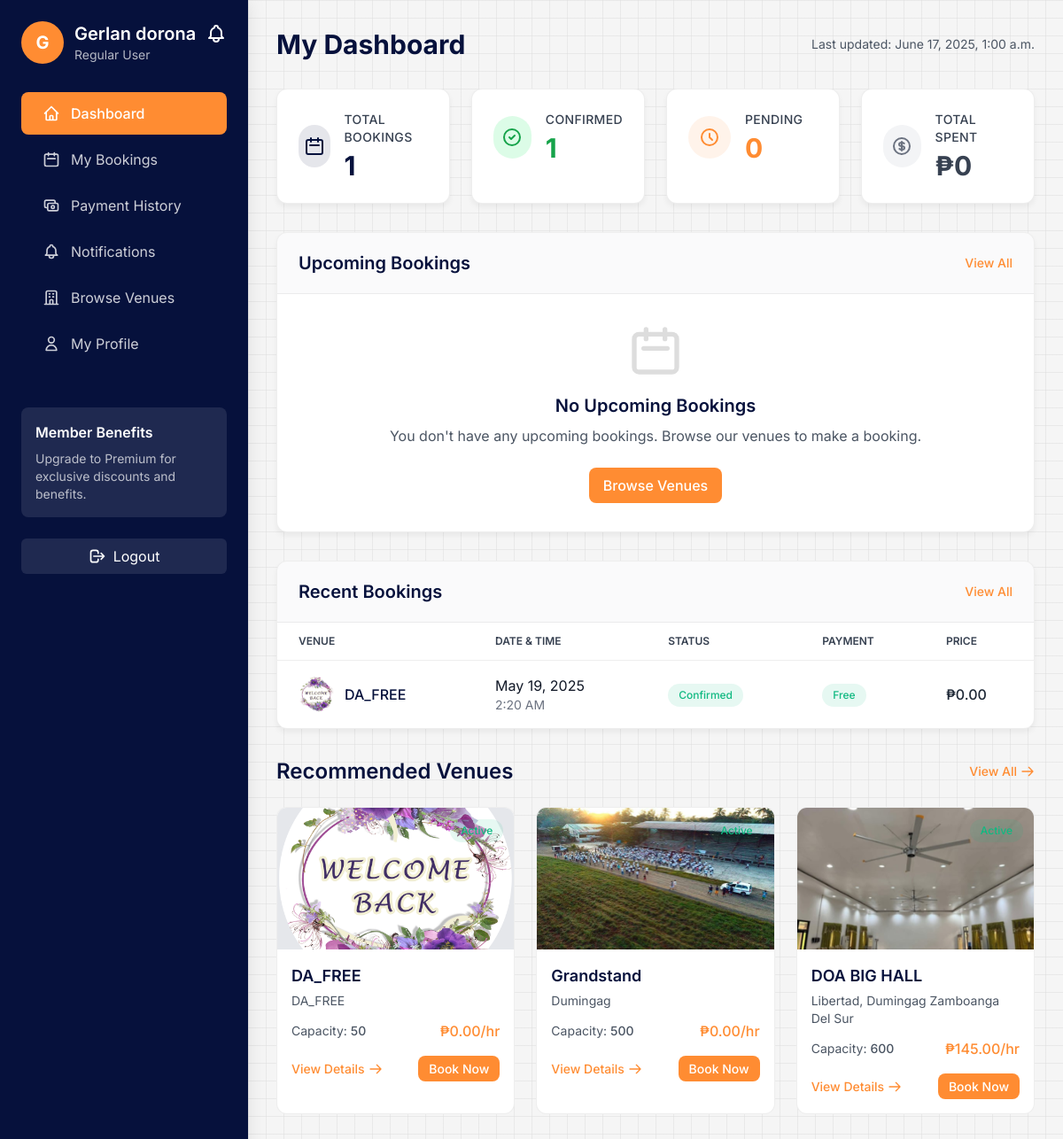
/dashboard/ (signed in), run on an earlier commit of the app's database.
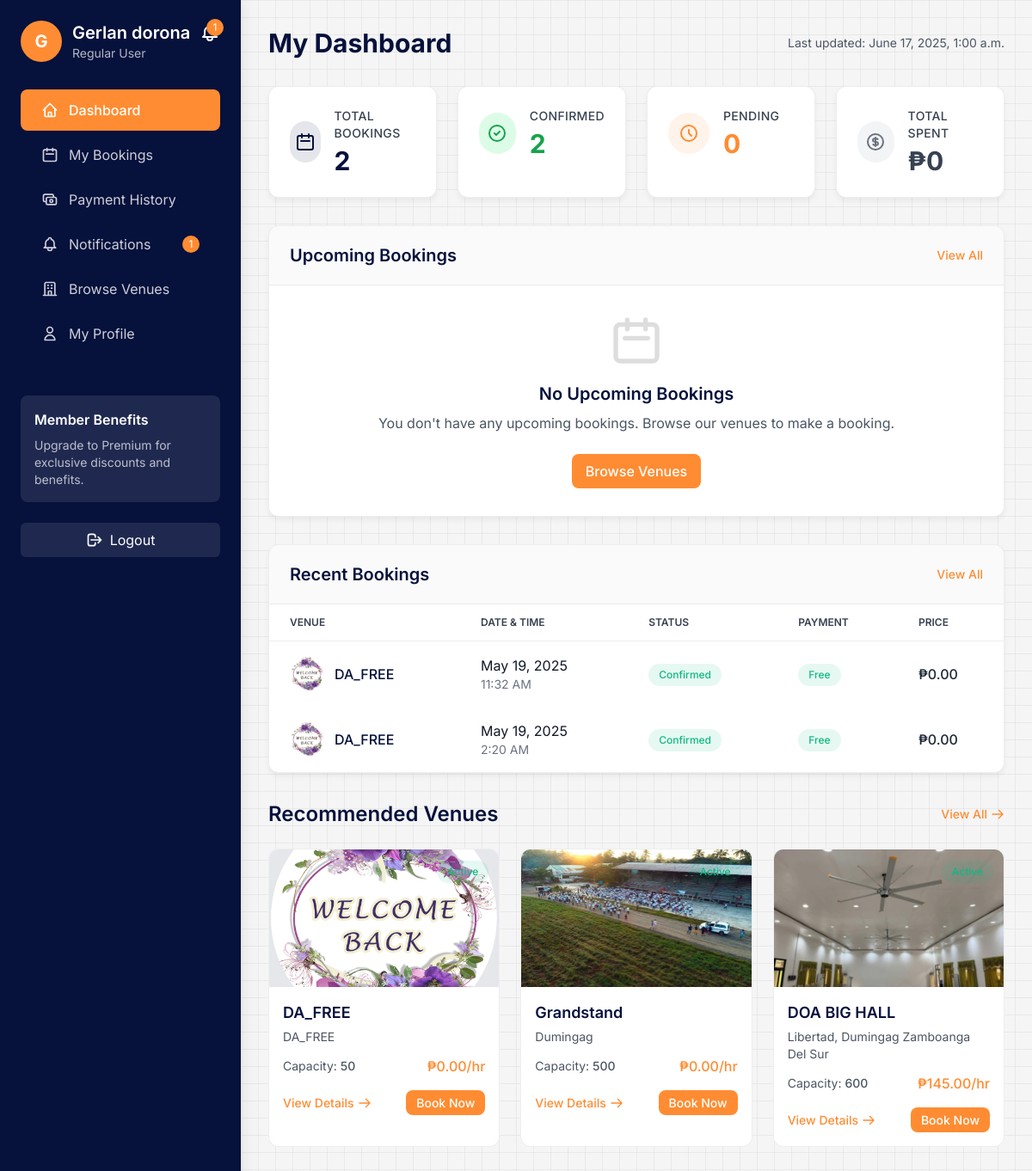
And on a later commit of the database.
### booking/models/booking.py (models this page shows, shortened)
class Booking(models.Model):
    STATUS_CHOICES = [
        ('pending', 'Pending'),
        ('confirmed', 'Confirmed'),
        ('cancelled', 'Cancelled'),
        ('free', 'Free Venue'),
    ]
    user = models.ForeignKey(User, on_delete=models.CASCADE, related_name='bookings')
    venue = models.ForeignKey(Venue, on_delete=models.CASCADE, related_name='bookings')
    time_slot = models.ForeignKey(TimeSlot, on_delete=models.CASCADE, related_name='bookings')
    num_guests = models.PositiveIntegerField()
    status = models.CharField(max_length=20, choices=STATUS_CHOICES, default='pending')
    special_requests = models.TextField(blank=True)
    total_price = models.DecimalField(max_digits=10, decimal_places=2)
    booking_date = models.DateTimeField(auto_now_add=True)
    def is_free_venue(self):
        return self.venue.hourly_rate == 0
    class Meta:
        ordering = ['-booking_date']

### booking/models/venue.py (models this page shows, shortened)
class Venue(models.Model):
    STATUS_CHOICES = [
        ('active', 'Active'),
        ('maintenance', 'Under Maintenance'),
        ('inactive', 'Inactive'),
    ]
    name = models.CharField(max_length=200)
    description = models.TextField()
    address = models.CharField(max_length=255)
    capacity = models.PositiveIntegerField()
    hourly_rate = models.DecimalField(max_digits=10, decimal_places=2)
    image = models.ImageField(upload_to='venues/', blank=True, null=True)
    categories = models.ManyToManyField(Category, related_name='venues')
    manager = models.ForeignKey(VenueManager, on_delete=models.SET_NULL, null=True, related_name='managed_venues')
    status = models.CharField(max_length=20, choices=STATUS_CHOICES, default='active')
    created_at = models.DateTimeField(auto_now_add=True)
    updated_at = models.DateTimeField(auto_now=True)
    class Meta:
        ordering = ['name']

### booking/models/time_slot.py (models this page shows, shortened)
class TimeSlot(models.Model):
    venue = models.ForeignKey(Venue, on_delete=models.CASCADE, related_name='time_slots')
    date = models.DateField()
    start_time = models.TimeField()
    end_time = models.TimeField()
    is_available = models.BooleanField(default=True)
    class Meta:
        ordering = ['date', 'start_time']
        unique_together = ['venue', 'date', 'start_time']

### booking/views/user_views.py (the view)
# urls.py: path('dashboard/', views.user_dashboard, name='user_dashboard'),
@login_required
def user_dashboard(request):
    from booking.models import UserProfile
    profile, created = UserProfile.objects.get_or_create(user=request.user)
    if created:
        messages.info(request, 'We created a new profile for you. Please update your information.')
    booking_stats = profile.get_booking_statistics()
    recent_bookings = Booking.objects.filter(user=request.user).order_by('-booking_date')[:5]
    today = timezone.now().date()
    upcoming_bookings = Booking.objects.filter(
        user=request.user,
        status='confirmed',
        time_slot__date__gte=today
    ).order_by('time_slot__date')[:3]
    recommended_venues = Venue.objects.filter(status='active').order_by('?')[:3]
    context = {
        'profile': profile,
        'booking_stats': booking_stats,
        'recent_bookings': recent_bookings,
        'upcoming_bookings': upcoming_bookings,
        'recommended_venues': recommended_venues,
    }
    return render(request, 'booking/user_dashboard.html', context)

### booking/context_processors.py (called while the page is built)
def common_context(request):
    context = {
        'all_categories': Category.objects.all(),
    }
    if request.user.is_authenticated:
        unread_notifications = Notification.objects.filter(
            user=request.user,
            is_read=False
        ).order_by('-created_at')
        recent_notifications = Notification.objects.filter(
            user=request.user
        ).order_by('-created_at')[:5]
        context.update({
            'unread_notifications': unread_notifications,
            'unread_notification_count': unread_notifications.count(),
            'recent_notifications': recent_notifications,
        })
    return context

### templates/booking/user_dashboard.html (shortened to what this page needs)
<!DOCTYPE html>
<html lang="en">
<head>
    <script src="https://cdn.tailwindcss.com"></script>
</head>
<body>
    <div class="dashboard-container">
        {% with active_page='dashboard' %}
            {% include 'booking/components/user_sidebar.html' %}
        {% endwith %}
        <main class="p-8">
            <div class="flex justify-between items-center mb-8">
                <h1 class="text-3xl font-bold text-primary">My Dashboard</h1>
                <div class="text-sm text-gray-600">
                    Last updated: {% now "F j, Y, g:i a" %}
                </div>
            </div>
            {% include 'booking/components/user_stats_cards.html' %}
            {% include 'booking/components/upcoming_bookings.html' %}
            {% include 'booking/components/recent_bookings.html' %}
            {% include 'booking/components/recommended_venues.html' %}
        </main>
    </div>
</body>
</html>

### templates/booking/components/user_sidebar.html (shortened to what the changed rows need)
<aside class="sidebar">
    <div class="p-6">
        <div class="flex items-center space-x-3 mb-8">
            <div class="flex-grow">
                <div class="flex items-center justify-between">
                    <h2 class="text-xl font-semibold text-white">{{ profile.user.get_full_name|default:profile.user.username }}</h2>
                    <a href="javascript:void(0);" onclick="openNotificationModal()" class="relative">
                        {% if unread_notification_count > 0 %}
                            <span class="absolute -top-1 -right-1 bg-accent text-white text-xs rounded-full h-5 w-5 flex items-center justify-center notification-counter">
                                {{ unread_notification_count }}
                            </span>
                        {% endif %}
                    </a>
                </div>
            </div>
        </div>
        <nav class="space-y-1 mt-8">
            <a href="javascript:void(0);" onclick="openNotificationModal()" class="sidebar-link {% if active_page == 'notifications' %}active{% endif %}">
                Notifications
                {% if unread_notification_count > 0 %}
                <span class="ml-auto bg-accent text-white text-xs rounded-full h-5 w-5 flex items-center justify-center notification-counter">
                    {{ unread_notification_count }}
                </span>
                {% endif %}
            </a>
        </nav>
    </div>
</aside>

### templates/booking/components/recent_bookings.html (shortened to what this page needs)
<div class="dashboard-card mb-8">
    <div class="dashboard-card-header">
        <h2 class="text-xl font-semibold text-primary">Recent Bookings</h2>
        <a href="{% url 'my_bookings' %}" class="text-accent hover:text-accent/80 text-sm font-medium">View All</a>
    </div>
    {% if recent_bookings %}
    <div class="overflow-x-auto">
        <table class="dashboard-table">
            <thead>
                <tr>
                    <th>Venue</th>
                    <th>Date & Time</th>
                    <th>Status</th>
                    <th>Payment</th>
                    <th>Price</th>
                </tr>
            </thead>
            <tbody>
                {% for booking in recent_bookings %}
                <tr>
                    <td>
                        <div class="flex items-center">
                            {% if booking.venue.image %}
                            <div class="flex-shrink-0 h-10 w-10 mr-3">
                                <img class="h-10 w-10 rounded-md object-cover" src="{{ booking.venue.image.url }}" alt="{{ booking.venue.name }}">
                            </div>
                            {% endif %}
                            <div class="font-medium text-primary">{{ booking.venue.name }}</div>
                        </div>
                    </td>
                    <td>
                        <div class="text-gray-900">{{ booking.time_slot.date|date:"M d, Y" }}</div>
                        <div class="text-sm text-gray-500">{{ booking.time_slot.start_time|time:"g:i A" }}</div>
                    </td>
                    <td>
                        <span class="badge {% if booking.status == 'confirmed' %}badge-success{% elif booking.status == 'pending' %}badge-warning{% elif booking.status == 'free' %}badge-success{% else %}badge-danger{% endif %}">
                            {{ booking.get_status_display }}
                        </span>
                    </td>
                    <td>
                        {% if booking.is_free_venue %}
                            <span class="badge badge-success">Free</span>
                        {% else %}
                            {% if booking.status == 'confirmed' %}
                                <span class="badge" style="background-color: rgba(79, 70, 229, 0.1); color: rgb(79, 70, 229);">Unpaid</span>
                            {% else %}
                                <span class="text-gray-400 text-sm">-</span>
                            {% endif %}
                        {% endif %}
                    </td>
                    <td class="font-medium text-accent">₱{{ booking.total_price }}</td>
                </tr>
                {% endfor %}
            </tbody>
        </table>
    </div>
    {% else %}
    <div class="p-8 text-center">
        <p class="text-gray-600">No bookings yet.</p>
    </div>
    {% endif %}
</div>

### templates/booking/components/recommended_venues.html (shortened to what this page needs)
<div class="mb-8">
    <div class="flex justify-between items-center mb-6">
        <h2 class="text-2xl font-semibold text-primary">Recommended Venues</h2>
        <a href="{% url 'venue_list' %}" class="text-accent hover:text-accent/80 text-sm font-medium flex items-center">
            View All
            <svg class="h-4 w-4 ml-1" fill="none" viewBox="0 0 24 24" stroke="currentColor">
                <path stroke-linecap="round" stroke-linejoin="round" stroke-width="2" d="M14 5l7 7m0 0l-7 7m7-7H3"></path>
            </svg>
        </a>
    </div>
    {% if recommended_venues %}
    <div class="grid grid-cols-1 md:grid-cols-3 gap-6">
        {% for venue in recommended_venues %}
        <div class="venue-card bg-white">
            <div class="h-40 bg-gray-200 relative">
                {% if venue.image %}
                <img src="{{ venue.image.url }}" alt="{{ venue.name }}" class="w-full h-full object-cover">
                {% endif %}
                <div class="absolute top-3 right-3">
                    <span class="badge {% if venue.status == 'active' %}badge-success{% elif venue.status == 'maintenance' %}badge-warning{% else %}badge-danger{% endif %}">
                        {{ venue.status|title }}
                    </span>
                </div>
            </div>
            <div class="p-4">
                <h3 class="text-lg font-semibold text-primary mb-1">{{ venue.name }}</h3>
                <p class="text-gray-600 text-sm mb-3">{{ venue.address }}</p>
                <div class="flex justify-between items-center mb-4">
                    <div class="text-sm text-gray-600">Capacity: <span class="font-medium">{{ venue.capacity }}</span></div>
                    <div class="text-accent font-medium">₱{{ venue.hourly_rate }}/hr</div>
                </div>
                <div class="flex justify-between">
                    <a href="{% url 'venue_detail' venue.id %}" class="text-accent hover:text-accent/80 text-sm font-medium flex items-center">
                        View Details
                        <svg class="h-4 w-4 ml-1" fill="none" viewBox="0 0 24 24" stroke="currentColor">
                            <path stroke-linecap="round" stroke-linejoin="round" stroke-width="2" d="M14 5l7 7m0 0l-7 7m7-7H3"></path>
                        </svg>
                    </a>
                    <a href="{% url 'book_venue' venue.id %}" class="btn btn-sm btn-primary">Book Now</a>
                </div>
            </div>
        </div>
        {% endfor %}
    </div>
    {% endif %}
</div>

What changed in the data, as far as the page shows it:
added Booking: venue.image (picture), venue.name "DA_FREE", time_slot "May 19, 2025", time_slot.start_time "11:32 AM", status "Confirmed", shows "Free", total_price "0.00"
Also different on the page:
{{ unread_notification_count }}: (not shown) → "1"
{{ booking_stats.total_bookings }}: "1" → "2"
{{ booking_stats.confirmed_count }}: "1" → "2"
